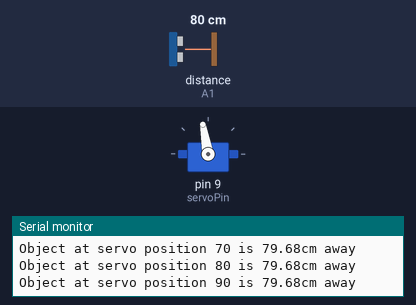
The sketch below on a simulated Arduino Uno, built with avr-gcc and run on an emulated ATmega328P. On the bench: servo, the last lines printed to the serial monitor. Wiring (inferred from the names in the program): ultrasonic range finder: trigger A2; echo A1. The inputs (shaded band) are chosen by the test bench; at power-on: distance to the obstacle (sensor on A1) 80 cm. The echo pulse lasts 58.3 µs per cm.

Above: at 4.9 s.
5.0 s: distance to the obstacle (sensor on A1) set to 35 cm
At 5.9 s:
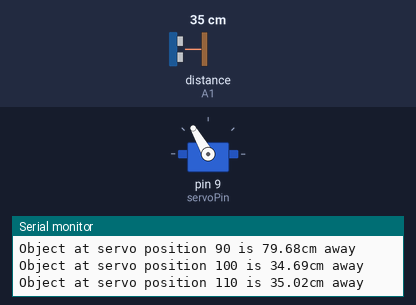
8.1 s: distance to the obstacle (sensor on A1) set to 299 cm
At 8.1 s:
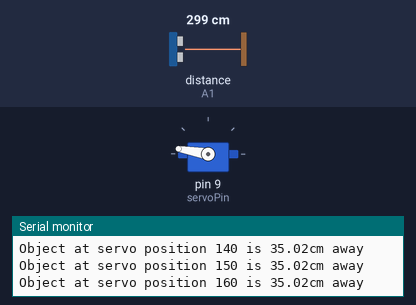
Timing chart, 0 to 17.2 s (numbered marks = the images above; inputs shaded):
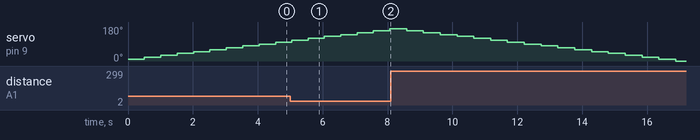

The sketch:

Radar.ino
```cpp
#include <Servo.h>
Servo servo;

const int servoPin = 9;

const int trigPin = A2;
const int echoPin = A1;

const int sweepAngle = 10;
const int maxAngle = 160;
const int minAngle = 10;
int currAngle = 10;
bool forwardPass = true;

float distance;

const float soundSpeed = 0.0343;
unsigned long scanTime = 0;

float getDistance(int trig, int echo) {
  digitalWrite(trig, LOW);
  delayMicroseconds(2);
  digitalWrite(trig, HIGH);
  delayMicroseconds(10);
  digitalWrite(trig, LOW);

  long duration = pulseIn(echo, HIGH);

  if (duration == 0) return 999;

  return (duration * soundSpeed) / 2.0;
}

bool checkTime(unsigned long delayTime, unsigned long &tracker) {
  if ((millis() - tracker) >= delayTime) {
    tracker = millis();
    return true;
  }
  return false;
}

void setup() {
  Serial.begin(9600);
  pinMode(trigPin, OUTPUT);
  pinMode(echoPin, INPUT);

  servo.attach(servoPin);
  servo.write(currAngle);
}

void loop() {
  if (checkTime(500, scanTime)) {
    distance = getDistance(trigPin, echoPin);
    Serial.print("Object at servo position ");
    Serial.print(currAngle);
    Serial.print(" is ");
    Serial.print(distance);
    Serial.println("cm away");
    if (forwardPass) {
    currAngle += sweepAngle;} else {
      currAngle -= sweepAngle;
    }
    scanTime = millis();
  }

  if (currAngle > maxAngle) {
    forwardPass = false;
  } else if (currAngle < minAngle) {
    forwardPass = true;
  }
  servo.write(currAngle);
}
```
